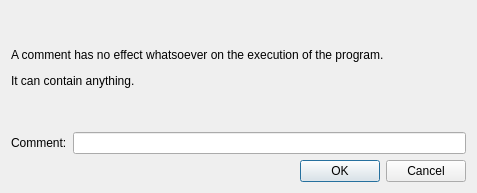
<?xml version="1.0" encoding="UTF-8"?>
<ui version="4.0">
 <class>AlgoCommentStmt</class>
 <widget class="QDialog" name="AlgoCommentStmt">
  <property name="windowModality">
   <enum>Qt::WindowModal</enum>
  </property>
  <property name="geometry">
   <rect>
    <x>0</x>
    <y>0</y>
    <width>477</width>
    <height>193</height>
   </rect>
  </property>
  <property name="windowTitle">
   <string>Comment</string>
  </property>
  <property name="windowIcon">
   <iconset resource="../turing.qrc">
    <normaloff>:/action/media/settings.png</normaloff>:/action/media/settings.png</iconset>
  </property>
  <property name="modal">
   <bool>true</bool>
  </property>
  <layout class="QVBoxLayout" name="verticalLayout">
   <item>
    <widget class="QLabel" name="label">
     <property name="text">
      <string>&lt;html&gt;&lt;head/&gt;&lt;body&gt;&lt;p&gt;A comment has no effect whatsoever on the execution of the program.&lt;/p&gt;&lt;p&gt;It can contain anything.&lt;/p&gt;&lt;/body&gt;&lt;/html&gt;</string>
     </property>
     <property name="wordWrap">
      <bool>true</bool>
     </property>
    </widget>
   </item>
   <item>
    <layout class="QGridLayout" name="gridLayout">
     <item row="0" column="1">
      <widget class="QLineEdit" name="lineEdit"/>
     </item>
     <item row="0" column="0">
      <widget class="QLabel" name="label_2">
       <property name="text">
        <string>Comment:</string>
       </property>
       <property name="buddy">
        <cstring>lineEdit</cstring>
       </property>
      </widget>
     </item>
    </layout>
   </item>
   <item>
    <widget class="QDialogButtonBox" name="buttonBox">
     <property name="orientation">
      <enum>Qt::Horizontal</enum>
     </property>
     <property name="standardButtons">
      <set>QDialogButtonBox::Cancel|QDialogButtonBox::Ok</set>
     </property>
    </widget>
   </item>
  </layout>
 </widget>
 <resources>
  <include location="../turing.qrc"/>
 </resources>
 <connections>
  <connection>
   <sender>buttonBox</sender>
   <signal>accepted()</signal>
   <receiver>AlgoCommentStmt</receiver>
   <slot>accept()</slot>
   <hints>
    <hint type="sourcelabel">
     <x>248</x>
     <y>254</y>
    </hint>
    <hint type="destinationlabel">
     <x>157</x>
     <y>274</y>
    </hint>
   </hints>
  </connection>
  <connection>
   <sender>buttonBox</sender>
   <signal>rejected()</signal>
   <receiver>AlgoCommentStmt</receiver>
   <slot>reject()</slot>
   <hints>
    <hint type="sourcelabel">
     <x>316</x>
     <y>260</y>
    </hint>
    <hint type="destinationlabel">
     <x>286</x>
     <y>274</y>
    </hint>
   </hints>
  </connection>
 </connections>
</ui>
